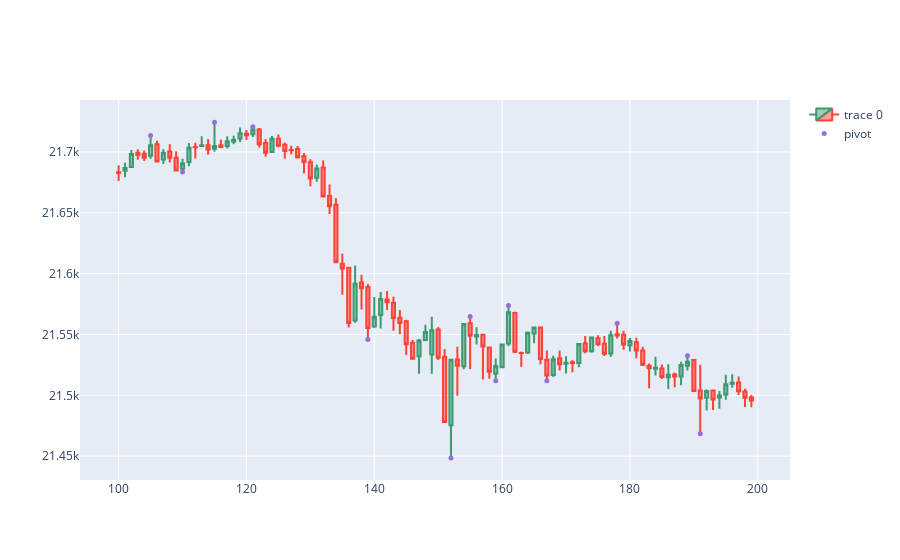

Notebook cell for this chart:
### Code cell
dfpl = df[100:200]
fig = go.Figure(data=[go.Candlestick(x=dfpl.index,
                open=dfpl['open'],
                high=dfpl['high'],
                low=dfpl['low'],
                close=dfpl['close'])])

fig.add_scatter(x=dfpl.index, y=dfpl['pointpos'], mode="markers",
                marker=dict(size=5, color="MediumPurple"),
                name="pivot")
fig.update_layout(xaxis_rangeslider_visible=False)
fig.show()
